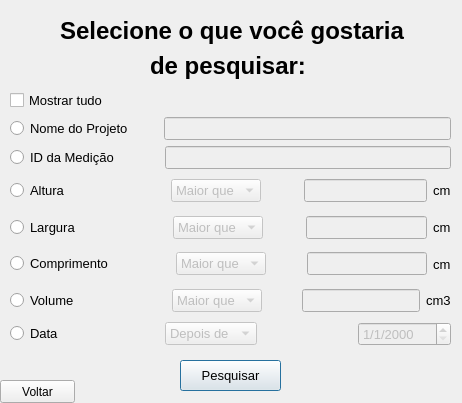
<?xml version="1.0" encoding="UTF-8"?>
<ui version="4.0">
 <class>Dialog</class>
 <widget class="QDialog" name="Dialog">
  <property name="geometry">
   <rect>
    <x>0</x>
    <y>0</y>
    <width>462</width>
    <height>403</height>
   </rect>
  </property>
  <property name="windowTitle">
   <string>Dialog</string>
  </property>
  <widget class="QLabel" name="label_2">
   <property name="geometry">
    <rect>
     <x>60</x>
     <y>0</y>
     <width>351</width>
     <height>61</height>
    </rect>
   </property>
   <property name="font">
    <font>
     <family>Arial</family>
     <pointsize>18</pointsize>
     <weight>75</weight>
     <bold>true</bold>
     <underline>false</underline>
     <strikeout>false</strikeout>
     <kerning>true</kerning>
    </font>
   </property>
   <property name="text">
    <string>Selecione o que você gostaria </string>
   </property>
  </widget>
  <widget class="QLabel" name="label_3">
   <property name="geometry">
    <rect>
     <x>150</x>
     <y>30</y>
     <width>161</width>
     <height>71</height>
    </rect>
   </property>
   <property name="font">
    <font>
     <family>Arial</family>
     <pointsize>18</pointsize>
     <weight>75</weight>
     <bold>true</bold>
     <underline>false</underline>
     <strikeout>false</strikeout>
     <kerning>true</kerning>
    </font>
   </property>
   <property name="text">
    <string>de pesquisar:</string>
   </property>
  </widget>
  <widget class="QPushButton" name="pesquisarButton">
   <property name="geometry">
    <rect>
     <x>180</x>
     <y>360</y>
     <width>101</width>
     <height>31</height>
    </rect>
   </property>
   <property name="font">
    <font>
     <family>Arial</family>
     <pointsize>10</pointsize>
    </font>
   </property>
   <property name="text">
    <string>Pesquisar</string>
   </property>
  </widget>
  <widget class="QPushButton" name="voltarButton">
   <property name="geometry">
    <rect>
     <x>0</x>
     <y>380</y>
     <width>75</width>
     <height>23</height>
    </rect>
   </property>
   <property name="text">
    <string>Voltar</string>
   </property>
  </widget>
  <widget class="QWidget" name="layoutWidget">
   <property name="geometry">
    <rect>
     <x>10</x>
     <y>90</y>
     <width>441</width>
     <height>256</height>
    </rect>
   </property>
   <property name="font">
    <font>
     <family>Arial</family>
     <pointsize>10</pointsize>
    </font>
   </property>
   <layout class="QVBoxLayout" name="verticalLayout">
    <item>
     <layout class="QHBoxLayout" name="horizontalLayout_8">
      <item>
       <widget class="QCheckBox" name="tudoRB">
        <property name="font">
         <font>
          <family>Arial</family>
          <pointsize>10</pointsize>
         </font>
        </property>
        <property name="cursor">
         <cursorShape>ArrowCursor</cursorShape>
        </property>
        <property name="text">
         <string>Mostrar tudo</string>
        </property>
       </widget>
      </item>
     </layout>
    </item>
    <item>
     <layout class="QHBoxLayout" name="horizontalLayout_7">
      <item>
       <widget class="QRadioButton" name="nomeRB">
        <property name="enabled">
         <bool>true</bool>
        </property>
        <property name="font">
         <font>
          <family>Arial</family>
          <pointsize>10</pointsize>
         </font>
        </property>
        <property name="text">
         <string>Nome do Projeto       </string>
        </property>
        <attribute name="buttonGroup">
         <string notr="true">filtros</string>
        </attribute>
       </widget>
      </item>
      <item>
       <widget class="QLineEdit" name="nomeText">
        <property name="enabled">
         <bool>false</bool>
        </property>
       </widget>
      </item>
     </layout>
    </item>
    <item>
     <layout class="QHBoxLayout" name="horizontalLayout_5">
      <item>
       <widget class="QRadioButton" name="idRB">
        <property name="enabled">
         <bool>true</bool>
        </property>
        <property name="font">
         <font>
          <family>Arial</family>
          <pointsize>10</pointsize>
         </font>
        </property>
        <property name="text">
         <string>ID da Medição           </string>
        </property>
        <attribute name="buttonGroup">
         <string notr="true">filtros</string>
        </attribute>
       </widget>
      </item>
      <item>
       <widget class="QLineEdit" name="idText">
        <property name="enabled">
         <bool>false</bool>
        </property>
       </widget>
      </item>
     </layout>
    </item>
    <item>
     <layout class="QHBoxLayout" name="horizontalLayout_3">
      <item>
       <widget class="QRadioButton" name="alturaRB">
        <property name="enabled">
         <bool>true</bool>
        </property>
        <property name="font">
         <font>
          <family>Arial</family>
          <pointsize>10</pointsize>
         </font>
        </property>
        <property name="text">
         <string>Altura                </string>
        </property>
        <attribute name="buttonGroup">
         <string notr="true">filtros</string>
        </attribute>
       </widget>
      </item>
      <item>
       <spacer name="horizontalSpacer_5">
        <property name="orientation">
         <enum>Qt::Horizontal</enum>
        </property>
        <property name="sizeHint" stdset="0">
         <size>
          <width>40</width>
          <height>20</height>
         </size>
        </property>
       </spacer>
      </item>
      <item>
       <widget class="QComboBox" name="alturaCB">
        <property name="enabled">
         <bool>false</bool>
        </property>
        <item>
         <property name="text">
          <string>Maior que</string>
         </property>
        </item>
        <item>
         <property name="text">
          <string>Menor que</string>
         </property>
        </item>
        <item>
         <property name="text">
          <string>Igual a</string>
         </property>
        </item>
       </widget>
      </item>
      <item>
       <spacer name="horizontalSpacer_10">
        <property name="orientation">
         <enum>Qt::Horizontal</enum>
        </property>
        <property name="sizeHint" stdset="0">
         <size>
          <width>40</width>
          <height>20</height>
         </size>
        </property>
       </spacer>
      </item>
      <item>
       <widget class="QLineEdit" name="alturaText">
        <property name="enabled">
         <bool>false</bool>
        </property>
       </widget>
      </item>
      <item>
       <widget class="QLabel" name="label">
        <property name="text">
         <string>cm</string>
        </property>
       </widget>
      </item>
     </layout>
    </item>
    <item>
     <layout class="QHBoxLayout" name="horizontalLayout_2">
      <item>
       <widget class="QRadioButton" name="larguraRB">
        <property name="font">
         <font>
          <family>Arial</family>
          <pointsize>10</pointsize>
         </font>
        </property>
        <property name="text">
         <string>Largura              </string>
        </property>
        <attribute name="buttonGroup">
         <string notr="true">filtros</string>
        </attribute>
       </widget>
      </item>
      <item>
       <spacer name="horizontalSpacer_2">
        <property name="orientation">
         <enum>Qt::Horizontal</enum>
        </property>
        <property name="sizeHint" stdset="0">
         <size>
          <width>40</width>
          <height>20</height>
         </size>
        </property>
       </spacer>
      </item>
      <item>
       <widget class="QComboBox" name="larguraCB">
        <property name="enabled">
         <bool>false</bool>
        </property>
        <item>
         <property name="text">
          <string>Maior que</string>
         </property>
        </item>
        <item>
         <property name="text">
          <string>Menor que</string>
         </property>
        </item>
        <item>
         <property name="text">
          <string>Igual a</string>
         </property>
        </item>
       </widget>
      </item>
      <item>
       <spacer name="horizontalSpacer">
        <property name="orientation">
         <enum>Qt::Horizontal</enum>
        </property>
        <property name="sizeHint" stdset="0">
         <size>
          <width>40</width>
          <height>20</height>
         </size>
        </property>
       </spacer>
      </item>
      <item>
       <widget class="QLineEdit" name="larguraText">
        <property name="enabled">
         <bool>false</bool>
        </property>
       </widget>
      </item>
      <item>
       <widget class="QLabel" name="label_4">
        <property name="text">
         <string>cm</string>
        </property>
       </widget>
      </item>
     </layout>
    </item>
    <item>
     <layout class="QHBoxLayout" name="horizontalLayout_6">
      <item>
       <widget class="QRadioButton" name="comprimentoRB">
        <property name="font">
         <font>
          <family>Arial</family>
          <pointsize>10</pointsize>
         </font>
        </property>
        <property name="text">
         <string>Comprimento      </string>
        </property>
        <attribute name="buttonGroup">
         <string notr="true">filtros</string>
        </attribute>
       </widget>
      </item>
      <item>
       <spacer name="horizontalSpacer_15">
        <property name="orientation">
         <enum>Qt::Horizontal</enum>
        </property>
        <property name="sizeHint" stdset="0">
         <size>
          <width>40</width>
          <height>20</height>
         </size>
        </property>
       </spacer>
      </item>
      <item>
       <widget class="QComboBox" name="comprimentoCB">
        <property name="enabled">
         <bool>false</bool>
        </property>
        <item>
         <property name="text">
          <string>Maior que</string>
         </property>
        </item>
        <item>
         <property name="text">
          <string>Menor que</string>
         </property>
        </item>
        <item>
         <property name="text">
          <string>Igual a</string>
         </property>
        </item>
       </widget>
      </item>
      <item>
       <spacer name="horizontalSpacer_16">
        <property name="orientation">
         <enum>Qt::Horizontal</enum>
        </property>
        <property name="sizeHint" stdset="0">
         <size>
          <width>40</width>
          <height>20</height>
         </size>
        </property>
       </spacer>
      </item>
      <item>
       <widget class="QLineEdit" name="comprimentoText">
        <property name="enabled">
         <bool>false</bool>
        </property>
       </widget>
      </item>
      <item>
       <widget class="QLabel" name="label_5">
        <property name="text">
         <string>cm</string>
        </property>
       </widget>
      </item>
     </layout>
    </item>
    <item>
     <layout class="QHBoxLayout" name="horizontalLayout_4">
      <item>
       <widget class="QRadioButton" name="volumeRB">
        <property name="font">
         <font>
          <family>Arial</family>
          <pointsize>10</pointsize>
         </font>
        </property>
        <property name="text">
         <string>Volume               </string>
        </property>
        <attribute name="buttonGroup">
         <string notr="true">filtros</string>
        </attribute>
       </widget>
      </item>
      <item>
       <spacer name="horizontalSpacer_11">
        <property name="orientation">
         <enum>Qt::Horizontal</enum>
        </property>
        <property name="sizeHint" stdset="0">
         <size>
          <width>40</width>
          <height>20</height>
         </size>
        </property>
       </spacer>
      </item>
      <item>
       <widget class="QComboBox" name="volumeCB">
        <property name="enabled">
         <bool>false</bool>
        </property>
        <item>
         <property name="text">
          <string>Maior que</string>
         </property>
        </item>
        <item>
         <property name="text">
          <string>Menor que</string>
         </property>
        </item>
        <item>
         <property name="text">
          <string>Igual a</string>
         </property>
        </item>
       </widget>
      </item>
      <item>
       <spacer name="horizontalSpacer_12">
        <property name="orientation">
         <enum>Qt::Horizontal</enum>
        </property>
        <property name="sizeHint" stdset="0">
         <size>
          <width>40</width>
          <height>20</height>
         </size>
        </property>
       </spacer>
      </item>
      <item>
       <widget class="QLineEdit" name="volumeText">
        <property name="enabled">
         <bool>false</bool>
        </property>
       </widget>
      </item>
      <item>
       <widget class="QLabel" name="label_6">
        <property name="text">
         <string>cm3</string>
        </property>
       </widget>
      </item>
     </layout>
    </item>
    <item>
     <layout class="QHBoxLayout" name="horizontalLayout">
      <item>
       <widget class="QRadioButton" name="dataRB">
        <property name="font">
         <font>
          <family>Arial</family>
          <pointsize>10</pointsize>
         </font>
        </property>
        <property name="text">
         <string>Data</string>
        </property>
        <attribute name="buttonGroup">
         <string notr="true">filtros</string>
        </attribute>
       </widget>
      </item>
      <item>
       <spacer name="horizontalSpacer_3">
        <property name="orientation">
         <enum>Qt::Horizontal</enum>
        </property>
        <property name="sizeHint" stdset="0">
         <size>
          <width>40</width>
          <height>20</height>
         </size>
        </property>
       </spacer>
      </item>
      <item>
       <widget class="QComboBox" name="dataCB">
        <property name="enabled">
         <bool>false</bool>
        </property>
        <item>
         <property name="text">
          <string>Depois de</string>
         </property>
        </item>
        <item>
         <property name="text">
          <string>Antes de</string>
         </property>
        </item>
        <item>
         <property name="text">
          <string>Na data de</string>
         </property>
        </item>
       </widget>
      </item>
      <item>
       <spacer name="horizontalSpacer_4">
        <property name="orientation">
         <enum>Qt::Horizontal</enum>
        </property>
        <property name="sizeHint" stdset="0">
         <size>
          <width>40</width>
          <height>20</height>
         </size>
        </property>
       </spacer>
      </item>
      <item>
       <widget class="QDateEdit" name="data">
        <property name="enabled">
         <bool>false</bool>
        </property>
        <property name="displayFormat">
         <string>d/M/yyyy</string>
        </property>
       </widget>
      </item>
     </layout>
    </item>
   </layout>
  </widget>
 </widget>
 <resources/>
 <connections>
  <connection>
   <sender>dataRB</sender>
   <signal>toggled(bool)</signal>
   <receiver>dataCB</receiver>
   <slot>setEnabled(bool)</slot>
   <hints>
    <hint type="sourcelabel">
     <x>36</x>
     <y>278</y>
    </hint>
    <hint type="destinationlabel">
     <x>210</x>
     <y>278</y>
    </hint>
   </hints>
  </connection>
  <connection>
   <sender>dataRB</sender>
   <signal>toggled(bool)</signal>
   <receiver>data</receiver>
   <slot>setEnabled(bool)</slot>
   <hints>
    <hint type="sourcelabel">
     <x>36</x>
     <y>278</y>
    </hint>
    <hint type="destinationlabel">
     <x>403</x>
     <y>278</y>
    </hint>
   </hints>
  </connection>
  <connection>
   <sender>tudoRB</sender>
   <signal>clicked(bool)</signal>
   <receiver>dataRB</receiver>
   <slot>setDisabled(bool)</slot>
   <hints>
    <hint type="sourcelabel">
     <x>230</x>
     <y>100</y>
    </hint>
    <hint type="destinationlabel">
     <x>36</x>
     <y>278</y>
    </hint>
   </hints>
  </connection>
  <connection>
   <sender>tudoRB</sender>
   <signal>clicked(bool)</signal>
   <receiver>volumeRB</receiver>
   <slot>setDisabled(bool)</slot>
   <hints>
    <hint type="sourcelabel">
     <x>230</x>
     <y>100</y>
    </hint>
    <hint type="destinationlabel">
     <x>64</x>
     <y>248</y>
    </hint>
   </hints>
  </connection>
  <connection>
   <sender>volumeRB</sender>
   <signal>toggled(bool)</signal>
   <receiver>volumeText</receiver>
   <slot>setEnabled(bool)</slot>
   <hints>
    <hint type="sourcelabel">
     <x>64</x>
     <y>248</y>
    </hint>
    <hint type="destinationlabel">
     <x>374</x>
     <y>248</y>
    </hint>
   </hints>
  </connection>
  <connection>
   <sender>volumeRB</sender>
   <signal>toggled(bool)</signal>
   <receiver>volumeCB</receiver>
   <slot>setEnabled(bool)</slot>
   <hints>
    <hint type="sourcelabel">
     <x>64</x>
     <y>248</y>
    </hint>
    <hint type="destinationlabel">
     <x>209</x>
     <y>248</y>
    </hint>
   </hints>
  </connection>
  <connection>
   <sender>comprimentoRB</sender>
   <signal>toggled(bool)</signal>
   <receiver>comprimentoCB</receiver>
   <slot>setEnabled(bool)</slot>
   <hints>
    <hint type="sourcelabel">
     <x>63</x>
     <y>218</y>
    </hint>
    <hint type="destinationlabel">
     <x>208</x>
     <y>218</y>
    </hint>
   </hints>
  </connection>
  <connection>
   <sender>tudoRB</sender>
   <signal>clicked(bool)</signal>
   <receiver>comprimentoRB</receiver>
   <slot>setDisabled(bool)</slot>
   <hints>
    <hint type="sourcelabel">
     <x>230</x>
     <y>100</y>
    </hint>
    <hint type="destinationlabel">
     <x>63</x>
     <y>218</y>
    </hint>
   </hints>
  </connection>
  <connection>
   <sender>comprimentoRB</sender>
   <signal>toggled(bool)</signal>
   <receiver>comprimentoText</receiver>
   <slot>setEnabled(bool)</slot>
   <hints>
    <hint type="sourcelabel">
     <x>63</x>
     <y>218</y>
    </hint>
    <hint type="destinationlabel">
     <x>374</x>
     <y>218</y>
    </hint>
   </hints>
  </connection>
  <connection>
   <sender>tudoRB</sender>
   <signal>clicked(bool)</signal>
   <receiver>larguraRB</receiver>
   <slot>setDisabled(bool)</slot>
   <hints>
    <hint type="sourcelabel">
     <x>230</x>
     <y>100</y>
    </hint>
    <hint type="destinationlabel">
     <x>64</x>
     <y>188</y>
    </hint>
   </hints>
  </connection>
  <connection>
   <sender>larguraRB</sender>
   <signal>toggled(bool)</signal>
   <receiver>larguraText</receiver>
   <slot>setEnabled(bool)</slot>
   <hints>
    <hint type="sourcelabel">
     <x>64</x>
     <y>188</y>
    </hint>
    <hint type="destinationlabel">
     <x>374</x>
     <y>188</y>
    </hint>
   </hints>
  </connection>
  <connection>
   <sender>larguraRB</sender>
   <signal>toggled(bool)</signal>
   <receiver>larguraCB</receiver>
   <slot>setEnabled(bool)</slot>
   <hints>
    <hint type="sourcelabel">
     <x>64</x>
     <y>188</y>
    </hint>
    <hint type="destinationlabel">
     <x>209</x>
     <y>188</y>
    </hint>
   </hints>
  </connection>
  <connection>
   <sender>alturaRB</sender>
   <signal>toggled(bool)</signal>
   <receiver>alturaText</receiver>
   <slot>setEnabled(bool)</slot>
   <hints>
    <hint type="sourcelabel">
     <x>64</x>
     <y>158</y>
    </hint>
    <hint type="destinationlabel">
     <x>374</x>
     <y>158</y>
    </hint>
   </hints>
  </connection>
  <connection>
   <sender>alturaRB</sender>
   <signal>toggled(bool)</signal>
   <receiver>alturaCB</receiver>
   <slot>setEnabled(bool)</slot>
   <hints>
    <hint type="sourcelabel">
     <x>64</x>
     <y>158</y>
    </hint>
    <hint type="destinationlabel">
     <x>208</x>
     <y>158</y>
    </hint>
   </hints>
  </connection>
  <connection>
   <sender>tudoRB</sender>
   <signal>clicked(bool)</signal>
   <receiver>alturaRB</receiver>
   <slot>setDisabled(bool)</slot>
   <hints>
    <hint type="sourcelabel">
     <x>230</x>
     <y>100</y>
    </hint>
    <hint type="destinationlabel">
     <x>64</x>
     <y>158</y>
    </hint>
   </hints>
  </connection>
  <connection>
   <sender>tudoRB</sender>
   <signal>clicked(bool)</signal>
   <receiver>idRB</receiver>
   <slot>setDisabled(bool)</slot>
   <hints>
    <hint type="sourcelabel">
     <x>230</x>
     <y>100</y>
    </hint>
    <hint type="destinationlabel">
     <x>86</x>
     <y>163</y>
    </hint>
   </hints>
  </connection>
  <connection>
   <sender>idRB</sender>
   <signal>toggled(bool)</signal>
   <receiver>idText</receiver>
   <slot>setEnabled(bool)</slot>
   <hints>
    <hint type="sourcelabel">
     <x>86</x>
     <y>163</y>
    </hint>
    <hint type="destinationlabel">
     <x>308</x>
     <y>163</y>
    </hint>
   </hints>
  </connection>
  <connection>
   <sender>tudoRB</sender>
   <signal>clicked(bool)</signal>
   <receiver>nomeRB</receiver>
   <slot>setDisabled(bool)</slot>
   <hints>
    <hint type="sourcelabel">
     <x>230</x>
     <y>100</y>
    </hint>
    <hint type="destinationlabel">
     <x>85</x>
     <y>128</y>
    </hint>
   </hints>
  </connection>
  <connection>
   <sender>nomeRB</sender>
   <signal>toggled(bool)</signal>
   <receiver>nomeText</receiver>
   <slot>setEnabled(bool)</slot>
   <hints>
    <hint type="sourcelabel">
     <x>85</x>
     <y>128</y>
    </hint>
    <hint type="destinationlabel">
     <x>307</x>
     <y>128</y>
    </hint>
   </hints>
  </connection>
 </connections>
 <buttongroups>
  <buttongroup name="filtros">
   <property name="exclusive">
    <bool>false</bool>
   </property>
  </buttongroup>
 </buttongroups>
</ui>
